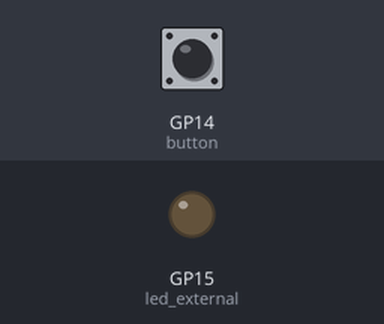
The program below on a simulated Raspberry Pi Pico running MicroPython. Shown: output pins drawn as LEDs (lit = HIGH). Inputs (shaded band) come from the test bench; at power-on: GP14 (button) HIGH.

Above: at 1.2 s.
1.3 s: GP14 (button) pulled LOW for 0.15 s
At 1.9 s:
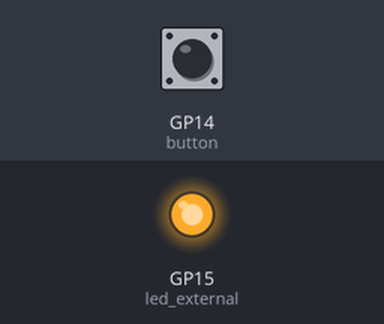
4.4 s: GP14 (button) pulled LOW for 1 s
At 7.0 s:
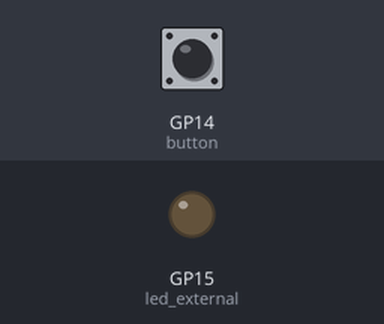
7.9 s: GP14 (button) pulled LOW for 3.2 s
At 9.3 s:
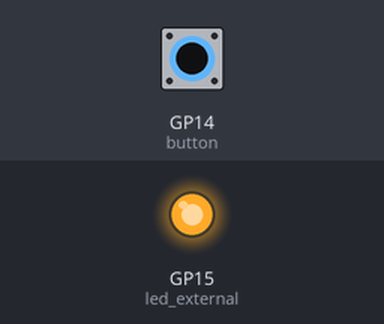
Timing chart, 0 to 13.4 s (numbered marks = the images above; inputs shaded):
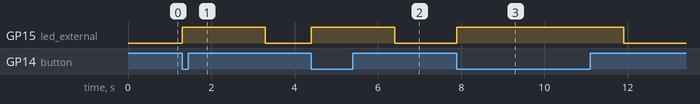

The program:

Switch.py
```python
import machine
import time

led_external = machine.Pin(15, machine.Pin.OUT)
button = machine.Pin(14, machine.Pin.IN, machine.Pin.PULL_UP)

while True:
    if button.value() == 0:
        led_external.value(1)
        time.sleep(2)
    led_external.value(0)
```

Measured:
- after the input at 1.3 s, GP15 (led_external): LOW → HIGH at once, → LOW 2.0 s later
- after the input at 4.4 s, GP15 (led_external): LOW → HIGH at once, → LOW 2.0 s later
- after the input at 7.9 s, GP15 (led_external): LOW → HIGH at once, → LOW 4.0 s later
